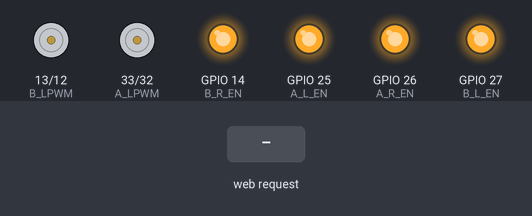
Recording of a sketch running on a simulated ESP32. Parts: motor-driver pin pairs drawn as motors (green arrow = first pin HIGH = forward, orange = second pin HIGH = backward, longer = more drive), output pins drawn as LEDs (lit = HIGH). The inputs (shaded band) are chosen by the test bench. WiFi joins after 1.5 s; servers stay silent unless stated; what the sketch prints to the serial monitor is not drawn.

Above: at 2.7 s.
2.8 s: HTTP request GET /move?cmd=1 received
At 3.6 s:
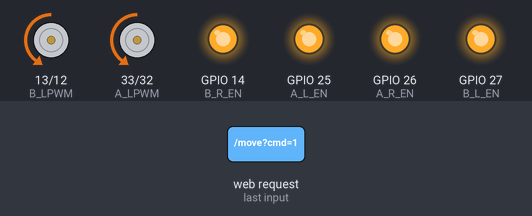
5.3 s: HTTP request GET /move?cmd=1&speed=1 received
At 5.6 s:
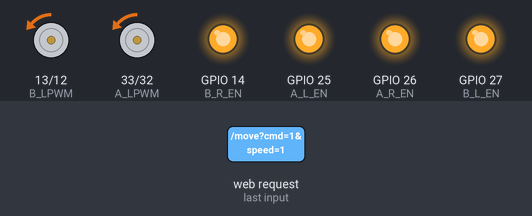
Timing chart, 0 to 8.3 s (numbered marks = the images above; inputs shaded):
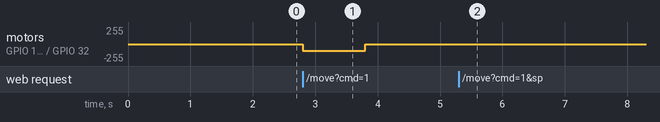

Measured:
- after the input at 2.8 s, motor on GPIO 13 (B_LPWM) / GPIO 12 (B_RPWM), motor on GPIO 33 (A_LPWM) / GPIO 32 (A_RPWM): stopped → backward 100/255 at once, → stopped 1.0 s later
- after the input at 5.3 s, motor on GPIO 13 (B_LPWM) / GPIO 12 (B_RPWM), motor on GPIO 33 (A_LPWM) / GPIO 32 (A_RPWM): stopped → backward 1/255 at once, → stopped 1.0 s later

The sketch:

VisionNav-X_Bot_Code.ino
```cpp
#include <WiFi.h>
#include <WebServer.h>

// ===== WiFi Credentials =====
const char* ssid = " wifi name ";
const char* password = " password ";

WebServer server(80);

// ===== Motor A (Left) =====
const uint8_t A_RPWM = 32;
const uint8_t A_LPWM = 33;
const uint8_t A_R_EN = 26;
const uint8_t A_L_EN = 25;

// ===== Motor B (Right) =====
const uint8_t B_RPWM = 12;
const uint8_t B_LPWM = 13;
const uint8_t B_R_EN = 14;
const uint8_t B_L_EN = 27;

unsigned long lastCommandTime = 0;
const unsigned long WATCHDOG_TIMEOUT = 1000; // Stop if no command for 1 second

void stopMotors() {
  analogWrite(A_RPWM, 0);
  analogWrite(A_LPWM, 0);
  analogWrite(B_RPWM, 0);
  analogWrite(B_LPWM, 0);
}

void rotateRight(int speed) {
  analogWrite(A_RPWM, speed);
  analogWrite(A_LPWM, 0);
  analogWrite(B_RPWM, speed);
  analogWrite(B_LPWM, 0);
}

void rotateLeft(int speed) {
  analogWrite(A_RPWM, 0);
  analogWrite(A_LPWM, speed);
  analogWrite(B_RPWM, 0);
  analogWrite(B_LPWM, speed);
}

void moveForward(int speed) {
  // Mirrored wiring: A_RPWM=Forward, B_LPWM=Forward
  analogWrite(A_RPWM, speed);
  analogWrite(A_LPWM, 0);
  analogWrite(B_RPWM, 0);
  analogWrite(B_LPWM, speed);
}

void handleMove() {
  lastCommandTime = millis(); // Reset watchdog
  if (server.hasArg("cmd")) {
    int cmd = server.arg("cmd").toInt();
    int speed = 100;

    if (server.hasArg("speed")) {
      speed = server.arg("speed").toInt();
      speed = constrain(speed, 0, 255);
    }

    if (cmd == 1) rotateRight(speed);
    else if (cmd == 2) rotateLeft(speed);
    else if (cmd == 3) moveForward(speed);
    else stopMotors();

    server.send(200, "text/plain", "OK");
  } else {
    server.send(400, "text/plain", "Missing cmd");
  }
}

void setup() {
  Serial.begin(115200);

  pinMode(A_RPWM, OUTPUT); pinMode(A_LPWM, OUTPUT);
  pinMode(A_R_EN, OUTPUT); pinMode(A_L_EN, OUTPUT);
  pinMode(B_RPWM, OUTPUT); pinMode(B_LPWM, OUTPUT);
  pinMode(B_R_EN, OUTPUT); pinMode(B_L_EN, OUTPUT);

  digitalWrite(A_R_EN, HIGH); digitalWrite(A_L_EN, HIGH);
  digitalWrite(B_R_EN, HIGH); digitalWrite(B_L_EN, HIGH);

  stopMotors();

  WiFi.setAutoReconnect(true);
  WiFi.begin(ssid, password);
  Serial.print("Connecting");
  while (WiFi.status() != WL_CONNECTED) {
    delay(500); Serial.print(".");
  }
  Serial.println("\nConnected!");

  server.on("/", []() { server.send(200, "text/plain", "Ready"); });
  server.on("/move", handleMove);
  server.begin();
}

void loop() {
  server.handleClient();

  // Safety Watchdog
  if (millis() - lastCommandTime > WATCHDOG_TIMEOUT) {
    stopMotors();
  }
}
```
